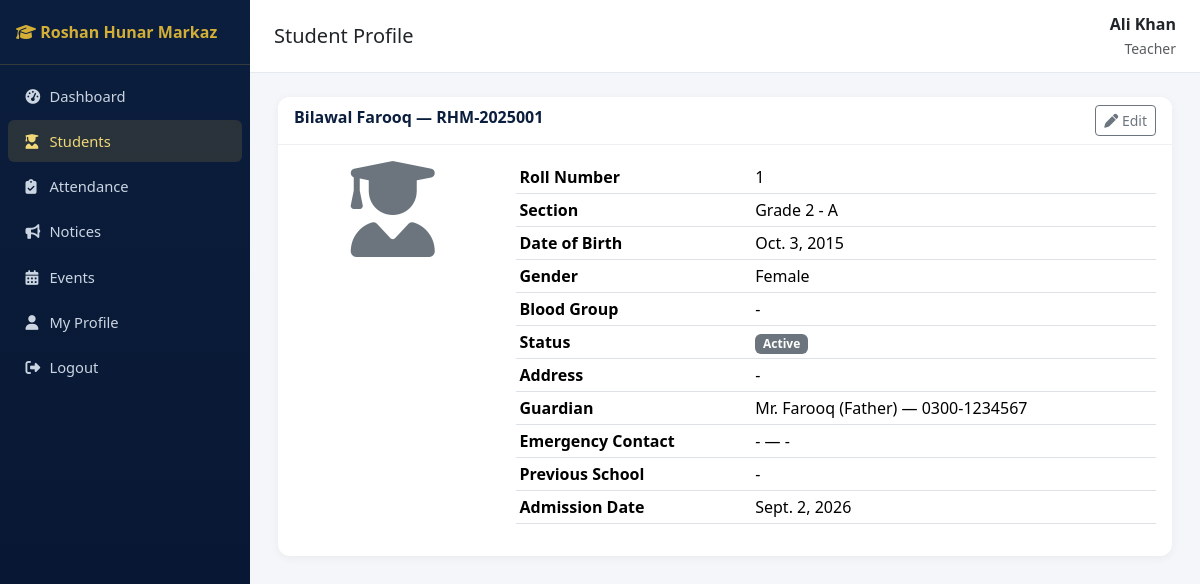
Screenshot of /students/1/ (signed in) with the database file from the repository.
### accounts/models.py (models this page shows, shortened)
class User(AbstractUser):
    class Role(models.TextChoices):
        SUPER_ADMIN = "SUPER_ADMIN", "Super Admin"
        PRINCIPAL = "PRINCIPAL", "Principal"
        ADMIN = "ADMIN", "Admin"
        TEACHER = "TEACHER", "Teacher"
        STUDENT = "STUDENT", "Student"
        PARENT = "PARENT", "Parent"
        ACCOUNTANT = "ACCOUNTANT", "Accountant"
        LIBRARIAN = "LIBRARIAN", "Librarian"
        STAFF = "STAFF", "Staff"
    role = models.CharField(max_length=20, choices=Role.choices, default=Role.STUDENT)
    phone = models.CharField(max_length=20, blank=True)
    photo = models.ImageField(upload_to="profile_photos/", blank=True, null=True)

### students/models.py (models this page shows, shortened)
class Student(models.Model):
    class Status(models.TextChoices):
        ACTIVE = "ACTIVE", "Active"
        INACTIVE = "INACTIVE", "Inactive"
        SUSPENDED = "SUSPENDED", "Suspended"
        TRANSFERRED = "TRANSFERRED", "Transferred"
        GRADUATED = "GRADUATED", "Graduated"
    class Blood(models.TextChoices):
        A_POS = "A+", "A+"
        A_NEG = "A-", "A-"
        B_POS = "B+", "B+"
        B_NEG = "B-", "B-"
        AB_POS = "AB+", "AB+"
        AB_NEG = "AB-", "AB-"
        O_POS = "O+", "O+"
        O_NEG = "O-", "O-"
    user = models.OneToOneField(settings.AUTH_USER_MODEL, on_delete=models.CASCADE, related_name="student_profile", null=True, blank=True)
    parent = models.ForeignKey(settings.AUTH_USER_MODEL, on_delete=models.SET_NULL, null=True, blank=True, related_name="children", limit_choices_to={"role": "PARENT"})
    admission_number = models.CharField(max_length=20, unique=True)
    roll_number = models.CharField(max_length=20, blank=True)
    first_name = models.CharField(max_length=100)
    last_name = models.CharField(max_length=100)
    date_of_birth = models.DateField()
    gender = models.CharField(max_length=10, choices=[("M", "Male"), ("F", "Female"), ("O", "Other")])
    blood_group = models.CharField(max_length=5, choices=Blood.choices, blank=True)
    photo = models.ImageField(upload_to="student_photos/", blank=True, null=True)
    address = models.TextField(blank=True)
    section = models.ForeignKey("academics.Section", on_delete=models.SET_NULL, null=True, blank=True, related_name="students")
    admission_date = models.DateField(auto_now_add=True)
    previous_school = models.CharField(max_length=200, blank=True)
    status = models.CharField(max_length=15, choices=Status.choices, default=Status.ACTIVE)
    guardian_name = models.CharField(max_length=150, blank=True)
    guardian_relation = models.CharField(max_length=50, blank=True)
    guardian_phone = models.CharField(max_length=20, blank=True)
    guardian_email = models.EmailField(blank=True)
    emergency_contact_name = models.CharField(max_length=150, blank=True)
    emergency_contact_phone = models.CharField(max_length=20, blank=True)
    class Meta:
        ordering = ["admission_number"]
    @property
    def full_name(self):
        return f"{self.first_name} {self.last_name}"

### academics/models.py (models this page shows, shortened)
class Section(models.Model):
    school_class = models.ForeignKey(SchoolClass, on_delete=models.CASCADE, related_name="sections")
    name = models.CharField(max_length=10)  # e.g. A, B
    class_teacher = models.ForeignKey("teachers.Teacher", on_delete=models.SET_NULL, null=True, blank=True, related_name="class_sections")
    room_number = models.CharField(max_length=20, blank=True)
    class Meta:
        unique_together = ["school_class", "name"]
        ordering = ["school_class", "name"]
    def __str__(self):
        return f"{self.school_class.name} - {self.name}"

class SchoolClass(models.Model):
    name = models.CharField(max_length=50)  # e.g. Grade 1
    academic_year = models.ForeignKey(AcademicYear, on_delete=models.CASCADE, related_name="classes")
    class Meta:
        unique_together = ["name", "academic_year"]
        ordering = ["name"]

### students/views.py (the view)
# urls.py: path("<int:pk>/", views.StudentDetailView.as_view(), name="detail"),
class StudentDetailView(LoginRequiredMixin, DetailView):
    model = Student
    template_name = "students/student_detail.html"
    context_object_name = "student"
    def get_object(self, queryset=None):
        obj = super().get_object(queryset)
        user = self.request.user
        if user.is_superuser or user.role in STAFF_ROLES:
            return obj
        if user.role == "STUDENT" and obj.user_id == user.id:
            return obj
        if user.role == "PARENT" and obj.parent_id == user.id:
            return obj
        raise PermissionDenied("You can only view your own record.")

### sitepages/context_processors.py (called while the page is built)
def site_settings(request):
    return {"site_settings": SiteSettings.get_solo()}

### sitepages/models.py (called while the page is built)
    @classmethod
    def get_solo(cls):
        obj = cls.objects.first()
        if not obj:
            obj = cls.objects.create()
        return obj

### templates/students/student_detail.html
{% extends "base.html" %}
{% block page_title %}Student Profile{% endblock %}
{% block content %}
<div class="card">
  <div class="card-header d-flex justify-content-between">
    <span>{{ student.full_name }} — {{ student.admission_number }}</span>
    <a href="{% url 'students:edit' student.pk %}" class="btn btn-sm btn-outline-secondary"><i class="fa-solid fa-pen"></i> Edit</a>
  </div>
  <div class="card-body">
    <div class="row">
      <div class="col-md-3 text-center">
        {% if student.photo %}<img src="{{ student.photo.url }}" class="img-fluid rounded mb-2" style="max-height:180px;">{% else %}<i class="fa-solid fa-user-graduate fa-6x text-secondary mb-2"></i>{% endif %}
      </div>
      <div class="col-md-9">
        <table class="table table-sm">
          <tr><th>Roll Number</th><td>{{ student.roll_number|default:"-" }}</td></tr>
          <tr><th>Section</th><td>{{ student.section|default:"-" }}</td></tr>
          <tr><th>Date of Birth</th><td>{{ student.date_of_birth }}</td></tr>
          <tr><th>Gender</th><td>{{ student.get_gender_display }}</td></tr>
          <tr><th>Blood Group</th><td>{{ student.blood_group|default:"-" }}</td></tr>
          <tr><th>Status</th><td><span class="badge bg-secondary">{{ student.get_status_display }}</span></td></tr>
          <tr><th>Address</th><td>{{ student.address|default:"-" }}</td></tr>
          <tr><th>Guardian</th><td>{{ student.guardian_name|default:"-" }} ({{ student.guardian_relation|default:"-" }}) — {{ student.guardian_phone|default:"-" }}</td></tr>
          <tr><th>Emergency Contact</th><td>{{ student.emergency_contact_name|default:"-" }} — {{ student.emergency_contact_phone|default:"-" }}</td></tr>
          <tr><th>Previous School</th><td>{{ student.previous_school|default:"-" }}</td></tr>
          <tr><th>Admission Date</th><td>{{ student.admission_date }}</td></tr>
        </table>
      </div>
    </div>
  </div>
</div>
{% endblock %}

### templates/base.html (shortened to what this page needs)
{% load static %}
<!DOCTYPE html>
<html lang="en">
<head>
<link href="https://cdn.jsdelivr.net/npm/bootstrap@5.3.3/dist/css/bootstrap.min.css" rel="stylesheet">
<link href="https://cdnjs.cloudflare.com/ajax/libs/font-awesome/6.5.1/css/all.min.css" rel="stylesheet">
<link href="{% static 'css/style.css' %}" rel="stylesheet">
</head>
<body>
<nav class="sidebar" id="sidebar">
  <div class="brand"><i class="fa-solid fa-graduation-cap"></i> Roshan Hunar Markaz</div>
  <ul class="nav flex-column py-2">
    {% if request.user.role in "STUDENT,PARENT" %}
      <li class="nav-item"><a class="nav-link {% if request.resolver_match.namespace == 'portal' %}active{% endif %}" href="{% url 'portal:home' %}"><i class="fa-solid fa-gauge-high"></i> My Portal</a></li>
      <li class="nav-item"><a class="nav-link {% if request.resolver_match.namespace == 'notices' and request.resolver_match.url_name == 'list' %}active{% endif %}" href="{% url 'notices:list' %}"><i class="fa-solid fa-bullhorn"></i> Notices</a></li>
      <li class="nav-item"><a class="nav-link" href="{% url 'notices:event_list' %}"><i class="fa-solid fa-calendar-days"></i> Events</a></li>
    {% else %}
      <li class="nav-item"><a class="nav-link {% if request.resolver_match.namespace == 'dashboard' %}active{% endif %}" href="{% url 'dashboard:index' %}"><i class="fa-solid fa-gauge-high"></i> Dashboard</a></li>
      <li class="nav-item"><a class="nav-link {% if request.resolver_match.namespace == 'students' %}active{% endif %}" href="{% url 'students:list' %}"><i class="fa-solid fa-user-graduate"></i> Students</a></li>
      <li class="nav-item"><a class="nav-link " href="{% url 'attendance:mark' %}"><i class="fa-solid fa-clipboard-check"></i> Attendance</a></li>
      <li class="nav-item"><a class="nav-link {% if request.resolver_match.namespace == 'notices' %}active{% endif %}" href="{% url 'notices:list' %}"><i class="fa-solid fa-bullhorn"></i> Notices</a></li>
      <li class="nav-item"><a class="nav-link" href="{% url 'notices:event_list' %}"><i class="fa-solid fa-calendar-days"></i> Events</a></li>
    {% endif %}
    <li class="nav-item"><a class="nav-link" href="{% url 'accounts:profile' %}"><i class="fa-solid fa-user"></i> My Profile</a></li>
    <li class="nav-item"><a class="nav-link" href="{% url 'accounts:logout' %}"><i class="fa-solid fa-right-from-bracket"></i> Logout</a></li>
  </ul>
</nav>
<div class="main-content">
  <div class="topbar">
    <h5 class="mb-0">{% block page_title %}Dashboard{% endblock %}</h5>
    <div class="text-end">
      <div class="fw-semibold">{{ request.user.get_full_name|default:request.user.username }}</div>
      <small class="text-muted">{{ request.user.get_role_display }}</small>
    </div>
  </div>
  {% block content %}{% endblock %}
</div>
</body>
</html>

### static/css/style.css (style rules this page uses)
:root { --navy: #0b1e3d; --navy-dark: #071530; --gold: #d4af37; --gold-light: #f0d878; --bg: #f4f6fa; }
body { background: var(--bg); font-family: 'Segoe UI', Roboto, sans-serif; }
.sidebar { background: linear-gradient(180deg, var(--navy) 0%, var(--navy-dark) 100%); min-height: 100vh; width: 250px; position: fixed; top: 0; left: 0; z-index: 1030; }
.sidebar .brand { color: var(--gold); font-weight: 700; padding: 1.25rem 1rem; border-bottom: 1px solid rgba(212,175,55,.2); }
.sidebar .nav-link { color: #cbd5e1; padding: .6rem 1.1rem; border-radius: 6px; margin: 2px 8px; font-size: .92rem; }
.sidebar .nav-link.active, .sidebar .nav-link:hover { background: rgba(212,175,55,.15); color: var(--gold-light); }
.sidebar .nav-link i { width: 20px; }
.main-content { margin-left: 250px; padding: 1.5rem 1.75rem; }
.topbar { background: #fff; border-bottom: 1px solid #e5e9f0; padding: .75rem 1.5rem; margin: -1.5rem -1.75rem 1.5rem -1.75rem; display: flex; justify-content: space-between; align-items: center; }
.card { border: none; border-radius: 12px; box-shadow: 0 2px 10px rgba(0,0,0,.05); }
.card-header { background: #fff; border-bottom: 1px solid #eef0f4; font-weight: 600; color: var(--navy); border-radius: 12px 12px 0 0 !important; }

### rows the page displays
User: user.get_full_name "Ali Khan", user.role "Teacher"
Student: full_name "Bilawal Farooq", admission_number "RHM-2025001", roll_number "1", section "Grade 2 - A", date_of_birth "Oct. 3, 2015", gender "Female", blood_group "-", status "Active", address "-", guardian_name "Mr. Farooq", guardian_relation "Father", guardian_phone "0300-1234567", emergency_contact_name "-", emergency_contact_phone "-", previous_school "-", admission_date "Sept. 2, 2026"
